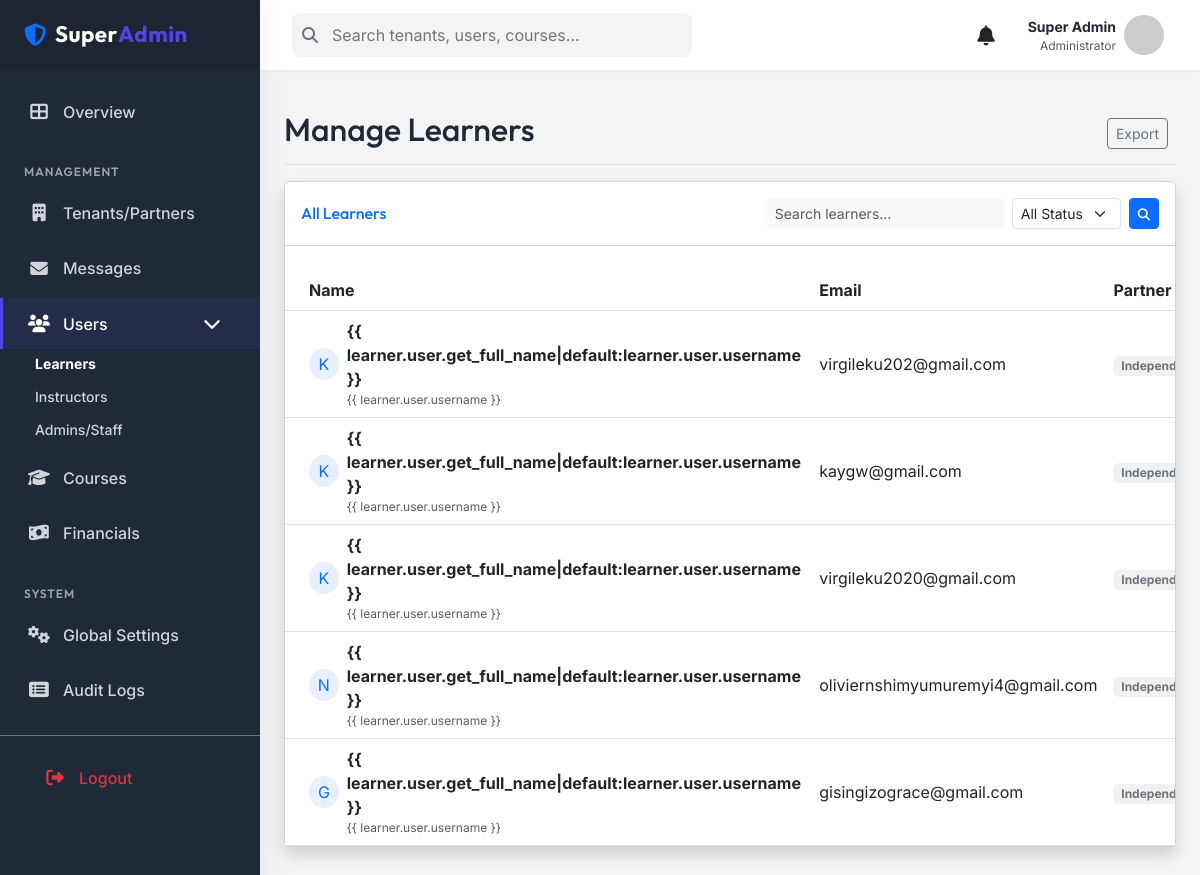
/superadmin/learners/ (signed in), run on an earlier commit of the app's database.
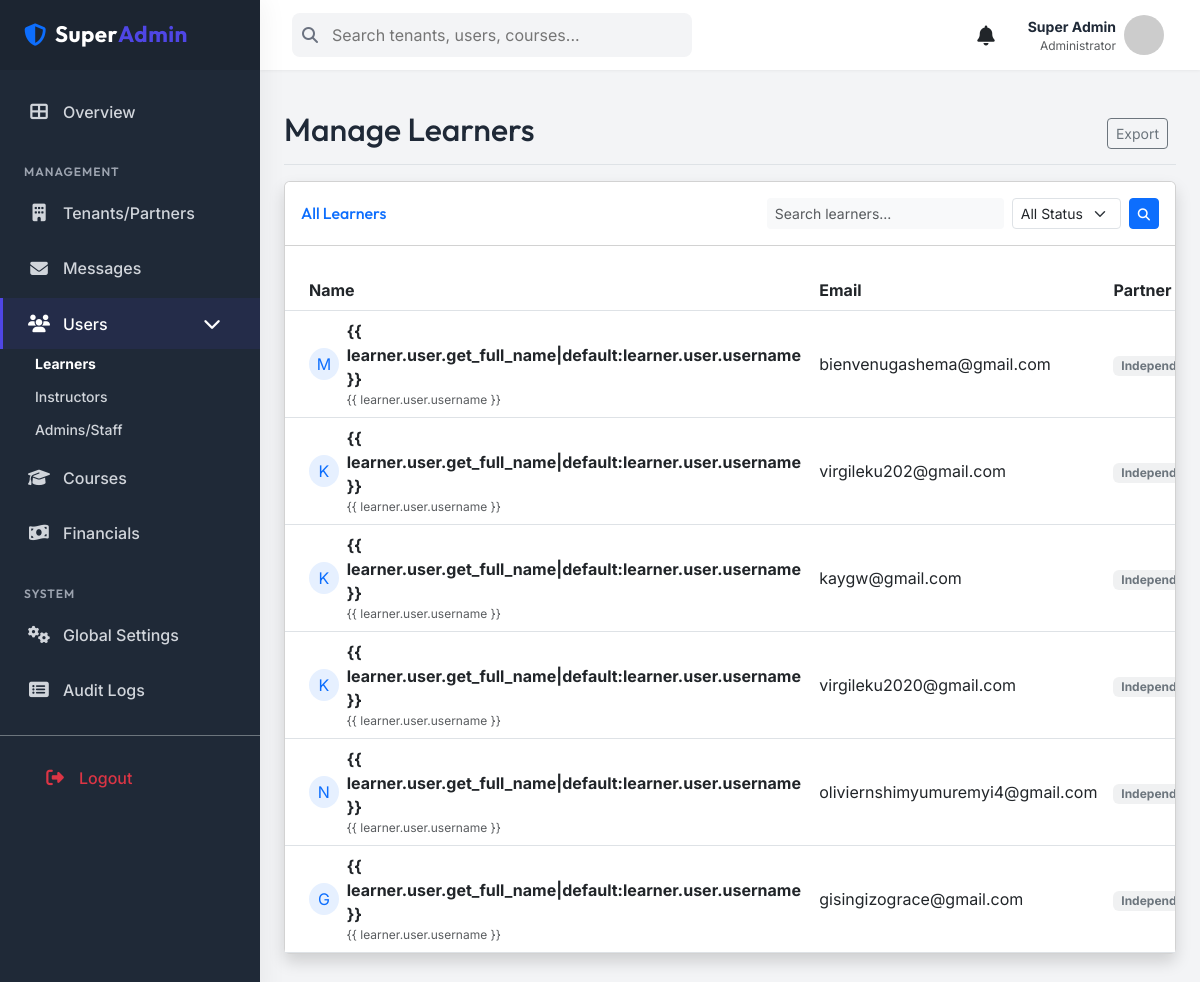
And on a later commit of the database.
### accounts/models.py (models this page shows, shortened)
class Learner(models.Model):
    user = models.OneToOneField(User, on_delete=models.CASCADE, related_name='learner_profile')
    partner = models.ForeignKey(
        'partern.TenantPartner',
        on_delete=models.SET_NULL,
        related_name='students',
        null=True,
        blank=True,
        help_text="Partner organization this student belongs to"
    )
    phone_number = models.CharField(max_length=15, blank=True)
    registration_number = models.CharField(max_length=50, unique=True, blank=True, null=True)
    enrolled_courses = models.ManyToManyField('courses.Course', related_name='learners', blank=True)
    created_at = models.DateTimeField(auto_now_add=True)
    birth_date = models.DateField(null=True, blank=True)
    updated_at = models.DateTimeField(auto_now=True)
    class Meta:
        verbose_name = "Learner"
        verbose_name_plural = "Learners"
        ordering = ['-created_at']

class User(AbstractUser):
    USER_TYPE_CHOICES = (
        ('learner', 'Learner'),
        ('instructor', 'Instructor'),
        ('admin', 'Admin'),
    )
    user_type = models.CharField(max_length=20, choices=USER_TYPE_CHOICES)
    email = models.EmailField(unique=True)

### superadmin_dashboard/views.py (the view)
# urls.py: path('learners/', LearnerListView.as_view(), name='learner_list'),
class LearnerListView(LoginRequiredMixin, SuperAdminRequiredMixin, ListView):
    model = Learner
    template_name = 'superadmin_dashboard/learner_list.html'
    context_object_name = 'learners'
    paginate_by = 20
    ordering = ['-created_at']
    def get_queryset(self):
        queryset = super().get_queryset()
        status = self.request.GET.get('status')
        if status == 'active':
            queryset = queryset.filter(user__is_active=True)
        elif status == 'inactive':
            queryset = queryset.filter(user__is_active=False)
        search_query = self.request.GET.get('q')
        if search_query:
            queryset = queryset.filter(user__username__icontains=search_query) | queryset.filter(user__email__icontains=search_query)
        return queryset

### superadmin_dashboard/context_processors.py (called while the page is built)
def global_context_data(request):
    if request.user.is_authenticated:
        unread_messages_count = DirectMessage.objects.filter(recipient=request.user, is_read=False).count()
        context = {
            'unread_messages_count': unread_messages_count,
        }
        if request.user.is_superuser:
            unread_notifications = Notification.objects.filter(user=request.user, is_read=False)
            context['unread_notifications_count'] = unread_notifications.count()
            context['recent_notifications'] = Notification.objects.filter(user=request.user).order_by('-created_at')[:5]
        return context
    return {
        'unread_notifications_count': 0,
        'recent_notifications': [],
        'unread_messages_count': 0
    }

### superadmin_dashboard/views.py (called while the page is built)
    def test_func(self):
        return self.request.user.is_superuser

### superadmin_dashboard/templates/superadmin_dashboard/learner_list.html (shortened to what this page needs)
{% extends 'superadmin_dashboard/base.html' %}
{% block content %}
<div class="d-flex justify-content-between flex-wrap flex-md-nowrap align-items-center pt-3 pb-2 mb-3 border-bottom">
    <h1 class="h2">Manage Learners</h1>
    <div class="btn-toolbar mb-2 mb-md-0">
        <div class="btn-group me-2">
            <button type="button" class="btn btn-sm btn-outline-secondary">Export</button>
        </div>
    </div>
</div>
<div class="card shadow mb-4">
    <div class="card-header py-3 bg-white d-flex justify-content-between align-items-center">
        <h6 class="m-0 font-weight-bold text-primary">All Learners</h6>
        <form method="get" class="d-flex">
            <input type="text" name="q" class="form-control form-control-sm bg-light border-0 small me-2"
                placeholder="Search learners..." value="{{ request.GET.q|default:'' }}">
            <select name="status" class="form-select form-select-sm me-2" style="width: 120px;">
                <option value="">All Status</option>
            </select>
            <button class="btn btn-primary btn-sm" type="submit">
            </button>
        </form>
    </div>
    <div class="card-body p-0">
        <div class="table-responsive">
            <table class="table table-hover mb-0 align-middle">
                <thead class="bg-light">
                    <tr>
                        <th class="ps-4">Name</th>
                        <th>Email</th>
                        <th>Partner</th>
                    </tr>
                </thead>
                <tbody>
                    {% for learner in learners %}
                    <tr>
                        <td class="ps-4">
                            <div class="d-flex align-items-center">
                                <div class="bg-primary bg-opacity-10 text-primary rounded-circle me-2 d-flex align-items-center justify-content-center"
                                    style="width: 32px; height: 32px;">
                                    {{ learner.user.first_name|first|default:learner.user.username|first|upper }}
                                </div>
                                <div>
                                    <div class="fw-bold text-dark">{{
                                        learner.user.get_full_name|default:learner.user.username }}</div>
                                    <div class="text-muted small" style="font-size: 0.75rem;">{{ learner.user.username
                                        }}</div>
                                </div>
                            </div>
                        </td>
                        <td>{{ learner.user.email }}</td>
                        <td>
                            {% if learner.partner %}
                            <span class="badge bg-info bg-opacity-10 text-info">{{ learner.partner.name }}</span>
                            {% else %}
                            <span class="badge bg-secondary bg-opacity-10 text-secondary">Independent</span>
                            {% endif %}
                        </td>
                    </tr>
                    {% empty %}
                    <tr>
                        <td colspan="8" class="text-center py-4 text-muted">No learners found matching your criteria.
                        </td>
                    </tr>
                    {% endfor %}
                </tbody>
            </table>
        </div>
    </div>
</div>
{% endblock %}

What changed in the data, as far as the page shows it:
added Learner: user.first_name|first "M", user.email "bienvenugashema@gmail.com", shows "Independent"
